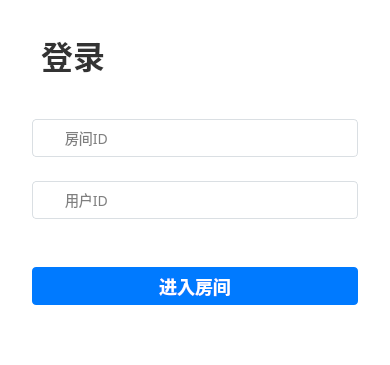
<?xml version="1.0" encoding="UTF-8"?>
<ui version="4.0">
 <class>LoginForm</class>
 <widget class="QWidget" name="LoginForm">
  <property name="geometry">
   <rect>
    <x>0</x>
    <y>0</y>
    <width>390</width>
    <height>365</height>
   </rect>
  </property>
  <property name="minimumSize">
   <size>
    <width>390</width>
    <height>365</height>
   </size>
  </property>
  <property name="maximumSize">
   <size>
    <width>390</width>
    <height>365</height>
   </size>
  </property>
  <property name="windowTitle">
   <string>登录窗口</string>
  </property>
  <property name="styleSheet">
   <string notr="true">QLineEdit
{
	background: #FFFFFF;
	border: 1px solid #DADFE3;
	border-radius: 4px;
	padding-left:30px;
	font-family: PingFang SC;
	font-style: normal;
	font-weight: normal;
	font-size: 14px;
	line-height: 22px;
}

QWidget#LoginForm
{
	background: #FFFFFF;
	border-radius: 8px;
}</string>
  </property>
  <layout class="QVBoxLayout" name="verticalLayout">
   <property name="spacing">
    <number>24</number>
   </property>
   <property name="leftMargin">
    <number>32</number>
   </property>
   <property name="topMargin">
    <number>15</number>
   </property>
   <property name="rightMargin">
    <number>32</number>
   </property>
   <item>
    <widget class="QWidget" name="titleWidget" native="true">
     <property name="minimumSize">
      <size>
       <width>0</width>
       <height>80</height>
      </size>
     </property>
     <layout class="QHBoxLayout" name="horizontalLayout">
      <item>
       <widget class="QLabel" name="label">
        <property name="styleSheet">
         <string notr="true">QLabel{
font-family: PingFang SC;
font-style: normal;
font-weight: 600;
font-size: 32px;
line-height: 40px;
display: flex;
align-items: center;
color: #333333;
}</string>
        </property>
        <property name="text">
         <string>登录</string>
        </property>
       </widget>
      </item>
      <item>
       <spacer name="horizontalSpacer">
        <property name="orientation">
         <enum>Qt::Horizontal</enum>
        </property>
        <property name="sizeHint" stdset="0">
         <size>
          <width>40</width>
          <height>20</height>
         </size>
        </property>
       </spacer>
      </item>
     </layout>
    </widget>
   </item>
   <item>
    <widget class="QLineEdit" name="roomIDLineEdit">
     <property name="minimumSize">
      <size>
       <width>0</width>
       <height>38</height>
      </size>
     </property>
     <property name="styleSheet">
      <string notr="true"/>
     </property>
     <property name="placeholderText">
      <string>房间ID</string>
     </property>
    </widget>
   </item>
   <item>
    <widget class="QLineEdit" name="userIDLineEdit">
     <property name="minimumSize">
      <size>
       <width>0</width>
       <height>38</height>
      </size>
     </property>
     <property name="placeholderText">
      <string>用户ID</string>
     </property>
    </widget>
   </item>
   <item>
    <widget class="QWidget" name="widget_3" native="true"/>
   </item>
   <item>
    <widget class="QPushButton" name="enterRoomBtn">
     <property name="minimumSize">
      <size>
       <width>0</width>
       <height>38</height>
      </size>
     </property>
     <property name="styleSheet">
      <string notr="true">QPushButton
{
	background: #007AFF;
	border-radius: 4px;
	color:#FFFFFF;
	font-family: PingFang SC;
	font-style: normal;
	font-weight: 600;
	font-size: 18px;
	line-height: 22px;
}</string>
     </property>
     <property name="text">
      <string>进入房间</string>
     </property>
    </widget>
   </item>
   <item>
    <spacer name="verticalSpacer">
     <property name="orientation">
      <enum>Qt::Vertical</enum>
     </property>
     <property name="sizeHint" stdset="0">
      <size>
       <width>20</width>
       <height>40</height>
      </size>
     </property>
    </spacer>
   </item>
  </layout>
 </widget>
 <resources/>
 <connections/>
</ui>
